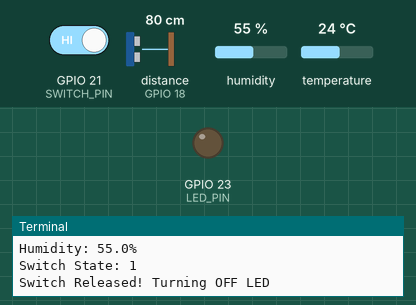
The program below on a simulated Raspberry Pi (BCM pin numbers). Parts: output pins drawn as LEDs (lit = HIGH), the last lines printed to the terminal. Inputs (shaded band) come from the test bench; at power-on: GPIO 21 (SWITCH_PIN) HIGH, distance to the obstacle (sensor on GPIO 18) 80 cm, humidity 55 %, temperature 24 °C. The echo pulse lasts 58.3 µs per cm; the clock reads 2024-03-15 10:24:30 at power-on unless the program sets it; pins used as bus, display or sensor lines are not drawn.

Above: at 1.2 s.
1.3 s: GPIO 21 (SWITCH_PIN) driven LOW
At 7.0 s:
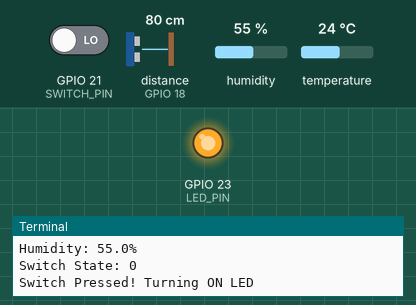
7.7 s: GPIO 21 (SWITCH_PIN) driven HIGH
At 12.4 s:
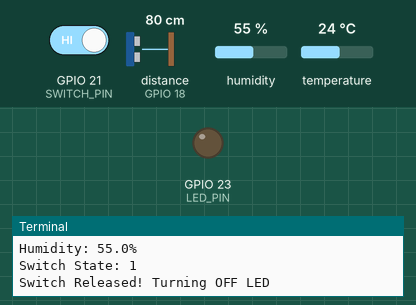
Timing chart, 0 to 13.9 s (numbered marks = the images above; inputs shaded):
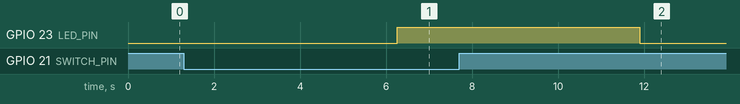

The program:

RaspberryPi_ExampleCode.py
```python
import RPi.GPIO as GPIO
import time
import Adafruit_DHT

# Define project-specific details
user_id = 1  # Replace with actual user ID
project_name = "Health Glove"  # Replace with actual project name
sensor_name = "Distance"  # Replace with actual sensor name

# GPIO Pin Configuration
TRIG_PIN = 5   # GPIO pin connected to the TRIG pin of the ultrasonic sensor
ECHO_PIN = 18  # GPIO pin connected to the ECHO pin
LED_PIN = 23   # GPIO pin for LED control
SWITCH_PIN = 21  # GPIO pin for switch input

# DHT11 Configuration
DHT_PIN = 4
DHT_SENSOR = Adafruit_DHT.DHT11

# Setup GPIO
GPIO.setmode(GPIO.BCM)
GPIO.setup(TRIG_PIN, GPIO.OUT)
GPIO.setup(ECHO_PIN, GPIO.IN)
GPIO.setup(LED_PIN, GPIO.OUT)
GPIO.setup(SWITCH_PIN, GPIO.IN, pull_up_down=GPIO.PUD_UP)

# Function to get distance from ultrasonic sensor
def get_distance():
    GPIO.output(TRIG_PIN, False)
    time.sleep(0.1)

    GPIO.output(TRIG_PIN, True)
    time.sleep(0.00001)
    GPIO.output(TRIG_PIN, False)

    pulse_start, pulse_end = 0, 0

    while GPIO.input(ECHO_PIN) == 0:
        pulse_start = time.time()

    while GPIO.input(ECHO_PIN) == 1:
        pulse_end = time.time()

    duration = pulse_end - pulse_start
    distance = (duration * 34300) / 2  # Speed of sound = 34300 cm/s
    return round(distance, 2)

# Function to read DHT11 temperature and humidity
def get_temperature_humidity():
    humidity, temperature = Adafruit_DHT.read(DHT_SENSOR, DHT_PIN)
    if humidity is None or temperature is None:
        return None, None
    return round(temperature, 2), round(humidity, 2)

try:
    while True:
        # Get Distance
        distance_cm = get_distance()
        print(f"Distance (cm): {distance_cm}")

        # Get Temperature and Humidity
        temperature, humidity = get_temperature_humidity()
        if temperature is None or humidity is None:
            print("Error reading temperature and humidity!")
        else:
            print(f"Temperature: {temperature}°C")
            print(f"Humidity: {humidity}%")

        # Read switch state
        switch_state = GPIO.input(SWITCH_PIN)
        print(f"Switch State: {switch_state}")

        # Control LED
        if switch_state == GPIO.LOW:  # Button pressed (pull-up enabled)
            print("Switch Pressed! Turning ON LED")
            GPIO.output(LED_PIN, GPIO.HIGH)
        else:
            print("Switch Released! Turning OFF LED")
            GPIO.output(LED_PIN, GPIO.LOW)

        # Simulate sending sensor data
        # get_latest_sensor_data(project_name, sensor_name, user_id)

        time.sleep(5)  # Send data every 5 seconds

except KeyboardInterrupt:
    print("Exiting...")
    GPIO.cleanup()
```

Measured:
- after the input at 1.3 s, GPIO 23 (LED_PIN): LOW → HIGH after 5.0 s
- after the input at 7.7 s, GPIO 23 (LED_PIN): HIGH → LOW after 4.2 s
